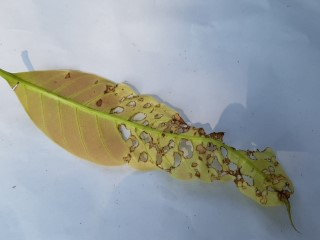
#> input picture Tarea 7/mango_dataset/Anthracnose/20211008_125016 (Custom).jpg, 320 x 240 px; its folder holds 4 pictures in this run
$ jupyter execute --allow-errors tarea7.ipynb
#> lines starting #> are read from the running program, lines starting #| are printed output that depends on the picture; after the words box and inside, x2 and y2 are one past the last pixel; in counts of white or black regions, pixels touching at a corner belong together
[cell 1]
import numpy as np
import cv2
import matplotlib.pyplot as plt
import os
import pandas as pd

[cell 2]
img = cv2.imread('mango_dataset/Anthracnose/20211008_124249 (Custom).jpg',)
#> (the rest of this cell did not finish here and is left out)

#> (a cell that did not finish here is left out)

[cell 4]
criteria = (cv2.TERM_CRITERIA_EPS + cv2.TERM_CRITERIA_MAX_ITER, 10, 1.0)

[cell 5]
K = 5
attempts=10
#> (the rest of this cell did not finish here and is left out)

#> (a cell that did not finish here is left out)

#> (a cell that did not finish here is left out)

#> (a cell that did not finish here is left out)

[cell 9]
figure_size = 15
plt.figure(figsize=(figure_size,figure_size))
#> (the rest of this cell did not finish here and is left out)

#> (a cell that did not finish here is left out)

[cell 11]
def DCD(img_path):
    img = cv2.imread(img_path)
    img = cv2.cvtColor(img, cv2.COLOR_BGR2RGB)
    vectorized = img.reshape((-1, 3))
    vectorized = np.float32(vectorized)
    K = 5
    attempts = 10
    ret, label, center = cv2.kmeans(vectorized, K, None, criteria, attempts, cv2.KMEANS_PP_CENTERS)
    center = np.uint8(center)
    colors = center.flatten()
    colors = colors[:7]

    return colors

def fouriers(img_path):
    img = cv2.imread(img_path, cv2.IMREAD_GRAYSCALE)
    _, binary_img = cv2.threshold(img, 0, 255, cv2.THRESH_BINARY + cv2.THRESH_OTSU)
    contours, _ = cv2.findContours(binary_img, cv2.RETR_EXTERNAL, cv2.CHAIN_APPROX_NONE)
    contour = max(contours, key=cv2.contourArea)
    boundary_points = contour[:, 0, :]
    complex_boundary = boundary_points[:, 0] + 1j * boundary_points[:, 1]
    descriptors = np.fft.fft(complex_boundary)
    descriptors[0] = 0
    descriptors /= np.abs(descriptors[1])
    magnitudes = np.abs(descriptors)
    index=np.argsort(magnitudes)[-10:]
    sigCoef=magnitudes[index]


    return  sigCoef

[cell 12]
def charExtractor(folderPath, leafclass):
    data = []
    for filename in os.listdir(folderPath):
        if filename.endswith(".jpg"):
            img_path = os.path.join(folderPath, filename)
            colors = DCD(img_path)
            mag = fouriers(img_path)
            char = np.concatenate((colors, mag, [leafclass]))
            data.append(char)
    print(leafclass, " Ready")
    return data

[cell 13]
charAtn = charExtractor('mango_dataset/Anthracnose/', 'Anthracnose')
#> in DCD, img is the input picture: shape (240, 320, 3); mean B, G, R 158.1, 157.6, 150.6
#> in DCD, `ret, label, center = cv2.kmeans(vectorized, K, None, criteria, attempt..`: ret = 40063111.8; center = [[111.1, 127.5, 148.3], [153, 167.9, 188], [155.6, 140.8, 77.92], [192.8, 200.5, 212.3], [95.09, 90.36, 50.99]]
#> in DCD, `center = np.uint8(center)`: center = [[111, 127, 148], [152, 167, 187], [155, 140, 77], [192, 200, 212], [95, 90, 50]]
#> in DCD, `colors = center.flatten()`: colors = [111, 127, 148, 152, 167, 187, 155, 140, 77, 192, 200, 212, 95, 90, 50]
#> in DCD, `colors = colors[:7]`: colors = [111, 127, 148, 152, 167, 187, 155]
#> in fouriers, `img = cv2.imread(img_path, cv2.IMREAD_GRAYSCALE)`:
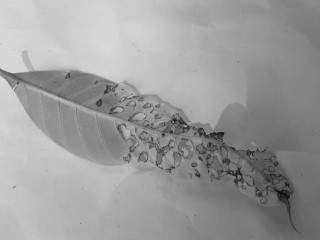
#> img: shape (240, 320); min 9, max 222, mean 155.6
#> in fouriers, `_, binary_img = cv2.threshold(img, 0, 255, cv2.THRESH_BINARY + cv2.THR..`:
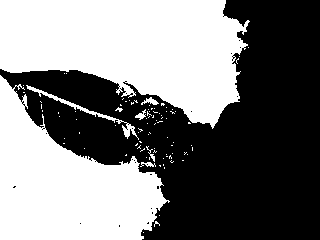
#> binary_img: shape (240, 320); 48.8% white; 91 white regions (83 under 20 px)
#> in fouriers, `contours, _ = cv2.findContours(binary_img, cv2.RETR_EXTERNAL, cv2.CHAI..`: contours = 91 contours, 85 with area under 20; largest, box (x1, y1, x2, y2) and area: (0, 0, 250, 129) 20816, (0, 75, 170, 240) 15020, (26, 85, 139, 140) 322, (141, 97, 159, 105) 48, (135, 109, 146, 120) 35, (140, 162, 156, 167) 24
#> in fouriers, `contour = max(contours, key=cv2.contourArea)`: contour = contour of 795 points, box (x1, y1, x2, y2) (0, 0, 250, 129), area 20816
#> in fouriers, `boundary_points = contour[:, 0, :]`: boundary_points = 795 pairs, first value 0 to 249, second value 0 to 128
#> in fouriers, `magnitudes = np.abs(descriptors)`: magnitudes = 795 values, max 2.8 at index 794, min 0 at index 0, mean 0.00851
#> in fouriers, `index=np.argsort(magnitudes)[-10:]`: index = [6, 4, 790, 5, 791, 2, 792, 793, 1, 794]
#> in fouriers, `sigCoef=magnitudes[index]`: sigCoef = [0.0816, 0.102, 0.111, 0.135, 0.159, 0.316, 0.334, 0.371, 1, 2.8]
#> in charExtractor, `mag = fouriers(img_path)`: mag has the same summary as sigCoef in fouriers
#> pass 2 of the loop in charExtractor, `for filename in os.listdir(folderPath):`:
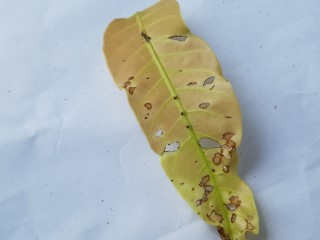
#> input picture Tarea 7/mango_dataset/Anthracnose/20211008_125104 (Custom).jpg, 320 x 240 px
#> in DCD, img is the input picture: shape (240, 320, 3); mean B, G, R 176.6, 179.1, 171.5
#> in DCD (call 2), `ret, label, center = cv2.kmeans(vectorized, K, None, criteria, attempt..`: ret = 27342598.6; center = [[184.5, 200, 217.9], [170.8, 153.7, 90.58], [125.6, 114.3, 49.2], [160.8, 178.9, 201.4], [120.8, 128.4, 136.1]]
#> in DCD (call 2), `center = np.uint8(center)`: center = [[184, 199, 217], [170, 153, 90], [125, 114, 49], [160, 178, 201], [120, 128, 136]]
#> in DCD (call 2), `colors = center.flatten()`: colors = [184, 199, 217, 170, 153, 90, 125, 114, 49, 160, 178, 201, 120, 128, 136]
#> in DCD (call 2), `colors = colors[:7]`: colors = [184, 199, 217, 170, 153, 90, 125]
#> in fouriers (call 2), `img = cv2.imread(img_path, cv2.IMREAD_GRAYSCALE)`:
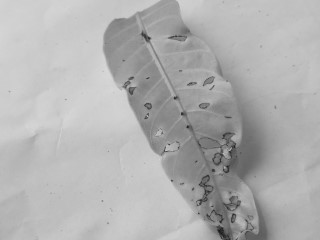
#> img: shape (240, 320); min 22, max 217, mean 176.5
#> in fouriers (call 2), `_, binary_img = cv2.threshold(img, 0, 255, cv2.THRESH_BINARY + cv2.THR..`:
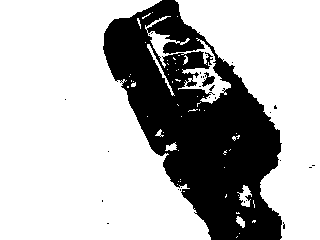
#> binary_img: shape (240, 320); 71.3% white; 28 black regions (26 under 20 px)
#> contours = 59 contours, 51 with area under 20; largest, box (x1, y1, x2, y2) and area: (0, 0, 211, 240) 34931, (175, 0, 320, 240) 16892, (145, 16, 231, 104) 1314, (237, 185, 252, 207) 126, (147, 44, 175, 96) 104, (236, 216, 245, 228) 49, (165, 142, 177, 151) 49, (155, 129, 164, 137) 20
#> contour = contour of 942 points, box (x1, y1, x2, y2) (0, 0, 211, 240), area 34931
#> boundary_points = 942 pairs, first value 0 to 210, second value 0 to 239
#> magnitudes = 942 values, max 4.68 at index 941, min 0 at index 0, mean 0.0111
#> index = [938, 936, 5, 4, 939, 2, 3, 940, 1, 941]
#> sigCoef = [0.137, 0.161, 0.177, 0.252, 0.341, 0.594, 0.604, 0.755, 1, 4.68]
#> mag has the same summary as sigCoef in fouriers
#> pass 3 of the loop in charExtractor, `for filename in os.listdir(folderPath):`:
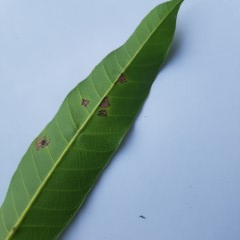
#> input picture Tarea 7/mango_dataset/Anthracnose/20211011_133412 (Custom).jpg, 240 x 240 px
#> in DCD, img is the input picture: shape (240, 240, 3); mean B, G, R 167, 161.6, 136.9
#> in DCD (call 3), `ret, label, center = cv2.kmeans(vectorized, K, None, criteria, attempt..`: ret = 14331316.9; center = [[97.88, 132.5, 84.45], [162.1, 185.2, 215.7], [42.39, 72.05, 26.33], [182.9, 202, 227], [143, 167.1, 199.6]]
#> in DCD (call 3), `center = np.uint8(center)`: center = [[97, 132, 84], [162, 185, 215], [42, 72, 26], [182, 202, 226], [143, 167, 199]]
#> in DCD (call 3), `colors = center.flatten()`: colors = [97, 132, 84, 162, 185, 215, 42, 72, 26, 182, 202, 226, 143, 167, 199]
#> in DCD (call 3), `colors = colors[:7]`: colors = [97, 132, 84, 162, 185, 215, 42]
#> in fouriers (call 3), `img = cv2.imread(img_path, cv2.IMREAD_GRAYSCALE)`:
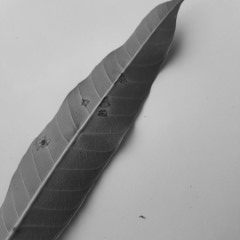
#> img: shape (240, 240); min 30, max 215, mean 154.9
#> in fouriers (call 3), `_, binary_img = cv2.threshold(img, 0, 255, cv2.THRESH_BINARY + cv2.THR..`:
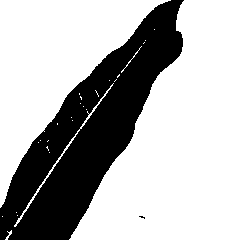
#> binary_img: shape (240, 240); 69.8% white; 2 black regions (1 under 20 px)
#> contours = 28 contours, 25 with area under 20; largest, box (x1, y1, x2, y2) and area: (69, 0, 240, 240) 24836, (0, 0, 171, 208) 14268, (14, 83, 114, 227) 180
#> contour = contour of 709 points, box (x1, y1, x2, y2) (69, 0, 240, 240), area 24836
#> boundary_points = 709 pairs, first value 69 to 239, second value 0 to 239
#> magnitudes = 709 values, max 3.18 at index 708, min 0 at index 0, mean 0.00888
#> index = [6, 4, 707, 703, 705, 3, 706, 2, 1, 708]
#> sigCoef = [0.072, 0.0742, 0.0815, 0.0959, 0.153, 0.191, 0.207, 0.539, 1, 3.18]
#> mag has the same summary as sigCoef in fouriers
#> the loop made 4 passes; the first 3 are shown
#> (the rest of this cell did not finish here and is left out)
